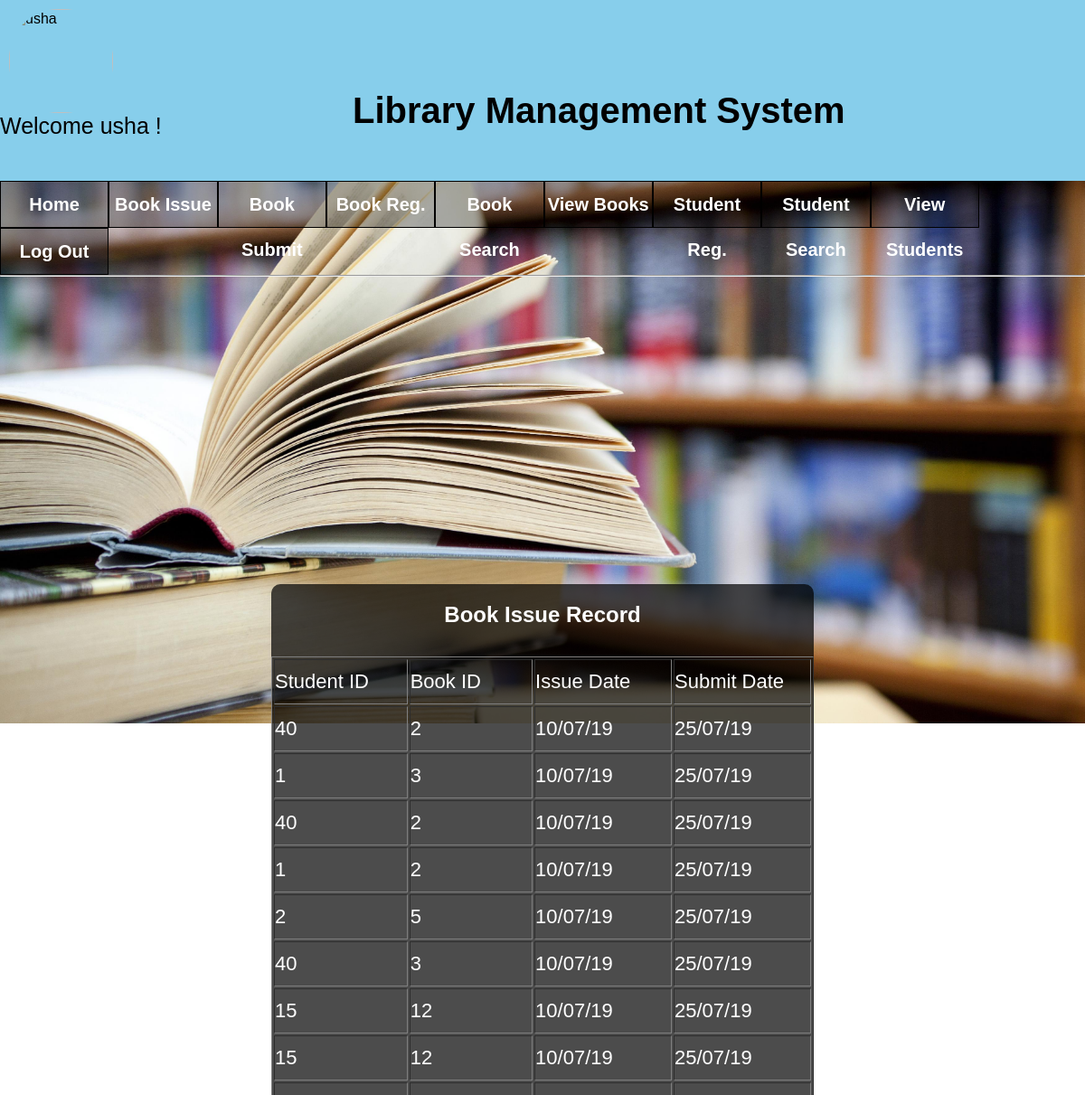
The app's page /bissuerecord.php (signed in) with its own data.
### tables this page shows
CREATE TABLE `issue` (
  `sid` int(11) NOT NULL,
  `bid` int(11) NOT NULL,
  `issuedate` varchar(20) NOT NULL,
  `subdate` varchar(20) NOT NULL
);

### bissuerecord.php (the view, shortened to what this page needs)
<?php
include "header.php";
include "connect.php";
echo "<link href= 'css/bstyle.css' rel='stylesheet' type='text/css'>";
	$q1="select * from issue";
$rs1 = mysqli_query($conn,$q1);
echo "<div class='box'>";
echo "<center>";
echo "<h2>Book Issue Record</h2>";
echo "<table border=1 cellpadding=10>";
echo "<tr class='l'>
          <td>Student ID
		  <td>Book ID
		  <td>Issue Date
		  <td>Submit Date
		  </tr>";
while($r1=mysqli_fetch_array($rs1))
{
	echo "<tr class='l'>";
	echo "<td>".$r1[0];
	echo "<td>".$r1[1];
	echo "<td>".$r1[2];
	echo "<td>".$r1[3];
	echo "</tr>";
}
echo "</table>";
echo "</center>";
echo "</div>";
?>

### header.php (shortened to what this page needs)
<html>
<head>
<link href="css/headerstyle.css" rel="stylesheet" type="text/css">
<?php
  $name = $_SESSION['n'];
  $pic = $_SESSION['p'];
  echo "<div class='hd'>";
  echo "<div class='left'>";
  echo "<img src='img/$pic' alt='$name'>";
   echo "<p style='font-size:25px;'>Welcome $name !</p>";
   echo "</div>";
   echo "<div class='right'>";
?>
</head>
<body>
<h1>Library Management System</h1>
<center>
<div class="menu">
<ul>
     <li><a href="phome.php">Home</a></li>
     <li><a href="bissue.php">Book Issue</a></li>
     <li><a href="bsub.php">Book Submit</a></li>
     <li><a href="breg.php">Book Reg.</a></li>
     <li><a href="bsearch.php">Book Search</a></li>
     <li><a href="bdisp.php">View Books</a></li>
     <li><a href="sreg.php">Student Reg.</a></li>
     <li><a href="ssearch.php">Student Search</a></li>
     <li><a href="sdisp.php">View Students</a></li>
     <li><a href="logout.php">Log Out</a></li>
</ul>
</div>
<hr>
</center>
</body>
</html>

### css/headerstyle.css (style rules this page uses)
* { margin:0px; padding:0px; font-family:sans-serif; }
.hd { background:skyblue; margin:0; padding:0; height:200px; }
.left { width:20%; height:200px; float:left; }
.right { width:80%; height:200px; float:right; margin:0; }
.hd h1 { margin-top:100px; margin-left:150px; font-size:40px; }
.hd .left img { width:115px; height:115px; margin-left:10px; margin-top:10px; border-radius: 55px; }
.menu { margin-top:0px; padding:0px; float:left; width:100%; }
.menu ul { list-style:none; margin:0px; padding:0px; }
.menu ul li { background:rgba(0,0,0,0.3); font-weight:bold; width:9.86%; border:1px solid black; height:50px; line-height:50px; text-align:center; float:left; font-size:20px; }
.menu ul li a { color:white; text-decoration:none; }

### css/bstyle.css (style rules this page uses)
body { background-image:url('../cimg/img15.jpg'); background-repeat:no-repeat; height:100%; margin:0px; padding:0px; background-size:cover; background-position:center; }
.box { position:absolute; top:70%; left:50%; transform:translate(-50%,-50%); background:rgba(0,0,0,0.7); border-radius:10px; }
.box table tr { height:50px; }
.box h2 { color:white; height:60px; text-align:center; margin-top:20px; }
.l { color:white; font-size:22px; }

### bissuerecord.php (style rules this page uses)
.box { margin-top:100px; }
.box table td { width:200px; }

### records on screen
issue: sid "40", bid "2", issuedate "10/07/19", subdate "25/07/19"
issue: sid "1", bid "3", issuedate "10/07/19", subdate "25/07/19"
issue: sid "40", bid "2", issuedate "10/07/19", subdate "25/07/19"
issue: sid "1", bid "2", issuedate "10/07/19", subdate "25/07/19"
issue: sid "2", bid "5", issuedate "10/07/19", subdate "25/07/19"
issue: sid "40", bid "3", issuedate "10/07/19", subdate "25/07/19"
issue: sid "15", bid "12", issuedate "10/07/19", subdate "25/07/19"
issue: sid "15", bid "12", issuedate "10/07/19", subdate "25/07/19"

### other values on screen
$name "usha"
